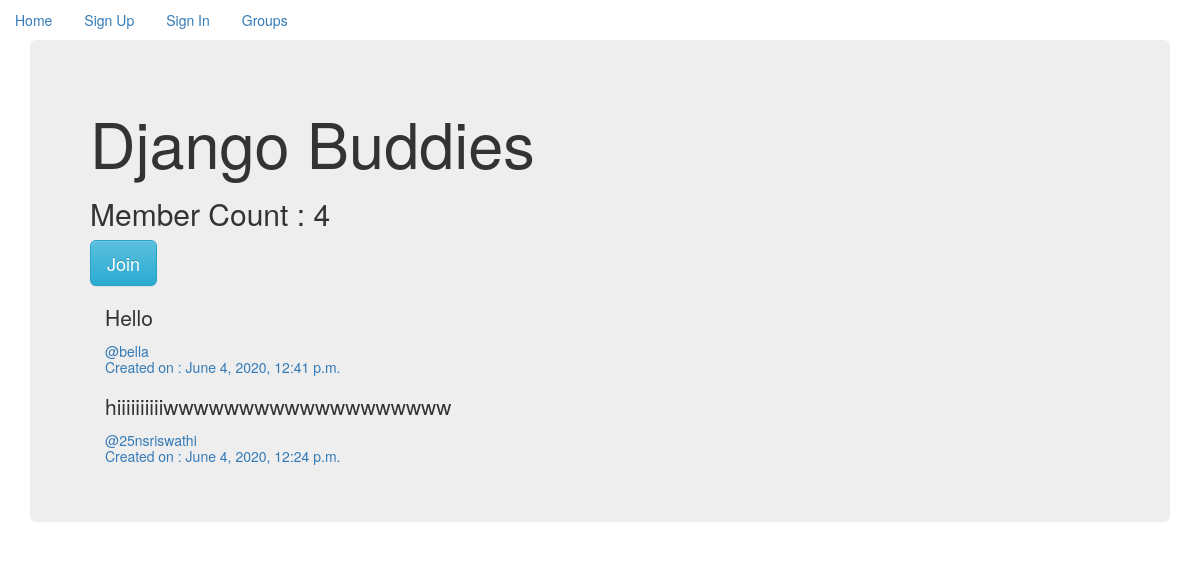
Screenshot of /posts/in/django-buddies with the database file from the repository.
### groups/models.py (models this page shows, shortened)
class Group(models.Model):
    name = models.CharField(max_length=256)
    slug = models.SlugField(allow_unicode=True, unique=True)
    description = models.TextField(blank=True, default='')
    description_html = models.TextField(editable=False,blank=True, default='' )
    members = models.ManyToManyField(User, through='GroupMember')
    class Meta:
        ordering = ['name']

### posts/models.py (models this page shows, shortened)
class Post(models.Model):
    user = models.ForeignKey(User, related_name='posts', on_delete=models.CASCADE)
    created_at = models.DateTimeField(auto_now_add=True)
    message = models.TextField()
    message_html=models.TextField(editable=False)
    group = models.ForeignKey(Group, related_name='posts',null=True, blank=True, on_delete=models.CASCADE)
    class Meta:
       ordering = ['-created_at']
       unique_together=('group','message')

### groups/views.py (the view)
# urls.py: path('posts/in/<slug>', views.SingleGroup.as_view(), name="single"),
class SingleGroup(DetailView):
    model = Group

### groups/templates/groups/group_detail.html
{% extends "groups/group_base.html" %}
{% block pregroup %}
<h1> {{group.name}}</h1>
<h2>Member Count : {{ group.members.count }}</h2>
<div class="content">
{% if user in group.members.all %}
<a href="{% url 'groups:leave' slug=group.slug %}" class='btn btn-lg btn-fill btn-warning'>Leave</a>
{% else %}
<a href="{% url 'groups:join' slug=group.slug %}" class='btn btn-lg btn-fill btn-info'>Join</a>
{% endif %}
</div>
{% endblock pregroup %}
{% block group_content %}
<div class="col-md-6">
{% if group.posts.count == 0 %}
<h2>No Posts in the group yet. </h2>
{% else %}
{% for post in group.posts.all  %}
{% include "posts/_post.html" %}
{% endfor %}
{% endif %}
</div>
{% endblock %}

### posts/templates/posts/_post.html (shortened to what this page needs)
<div>
    <h3>{{ post.message_html|safe }}</h3>
    <div>
        <h5>
        <a href="{% url 'posts:for_user' username=post.user.username %}">@{{ post.user.username }}</a><br/>
        <time><a href="{% url 'posts:single' username=post.user.username pk=post.pk %}">Created on : {{ post.created_at }}</a></time>
    </h5>
    </div>
</div>

### rows the page displays
Group: name "Django Buddies", members.count "4"
Post: message_html "Hello", user.username "bella", created_at "June 4, 2020, 12:41 p.m."
Post: message_html "hiiiiiiiiiiwwwwwwwwwwwwwwwwwww", user.username "25nsriswathi", created_at "June 4, 2020, 12:24 p.m."
